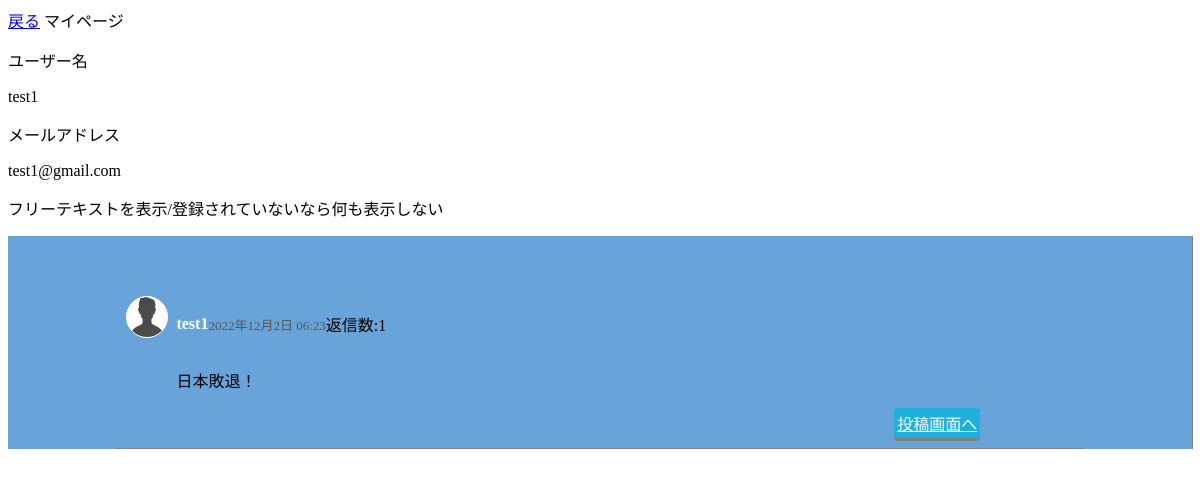
The app's page /mypage.php (signed in) with its own data.
### tables this page shows
CREATE TABLE `user_table` (
  `id` int(11) NOT NULL,
  `username` varchar(15) NOT NULL,
  `email` varchar(128) NOT NULL,
  `pass` varchar(128) NOT NULL,
  `created_at` datetime NOT NULL,
  `updated_at` datetime NOT NULL
);

CREATE TABLE `tweet_table` (
  `id` int(11) NOT NULL,
  `text` varchar(128) NOT NULL,
  `user_id` int(11) NOT NULL,
  `username` varchar(128) NOT NULL,
  `created_at` datetime NOT NULL,
  `updated_at` datetime NOT NULL
);

### mypage.php (the view, shortened to what this page needs)
<?php
require_once('./config.php');
$stmt = $pdo->prepare('SELECT * FROM user_table WHERE id = :id');
$stmt->bindValue(':id', $_SESSION['id']);
$stmt->execute();
$rowUser = $stmt->fetch(PDO::FETCH_ASSOC);
$stmt = $pdo->prepare('SELECT * FROM tweet_table WHERE user_id = :id');
$stmt->bindValue(':id', $_SESSION['id']);
$stmt->execute();
$rowTweet = $stmt->fetchAll(PDO::FETCH_ASSOC);
$htmlElements = '';
foreach ($rowTweet as $v) {
  $sqlReply = 'SELECT * FROM reply_table WHERE tweet_id=:id';
  $stmtReply = $pdo->prepare($sqlReply);
  $stmtReply->bindValue(':id', $v['id'], PDO::PARAM_INT);
  $stmtReply->execute();
  $reply = $stmtReply->fetchAll(PDO::FETCH_ASSOC);
  $replyCount = count($reply);
  $date = date('Y年n月j日 H:i', strtotime($v['created_at']));
  $htmlElements .= "
<div class='item'>
  <img src='./img/人物アイコン.png' alt='画像'>
  <div class='sentence'>
    <div class='who'>
      <p class='username'>{$v['username']}</p>
      <p class='tweetTime'>{$date}</p>
      <p>返信数:{$replyCount}</p>
    </div>
    <p>{$v['text']}</p>
    <a href='./tweet.php?id={$v['id']}'>投稿画面へ</a>
  </div>
</div>
  ";
}
?>
<!DOCTYPE html>
<html lang="ja">
<head>
  <link rel="stylesheet" href="https://cdn.jsdelivr.net/npm/destyle.css@1.0.15/destyle.css" />
  <link rel="stylesheet" href="./css/mypage.css">
</head>
<body>
  <header>
    <a href="./home.php">戻る</a>
    マイページ
  </header>
  <div class="userInfo">
    <p>ユーザー名</p>
    <p><?= $rowUser['username'] ?></p>
    <p>メールアドレス</p>
    <p><?= $rowUser['email'] ?></p>
    <p>フリーテキストを表示/登録されていないなら何も表示しない</p>
  </div>
  <div id="display">
    <?= $htmlElements ?>
  </div>
</body>
</html>

### css/mypage.css (style rules this page uses)
#display { width: 100%; height: 100%; padding-top: 50px; background-color: #68a4d9; border-right: 1px solid gray; display: flex; flex-direction: column; justify-content: center; align-items: center; }
#display .item { display: flex; justify-content: left; width: 80%; padding: 10px; border-bottom: .5px solid gray; }
#display .item .sentence { width: 100%; margin-left: 8px; }
#display .item .who { display: flex; align-items: center; margin-bottom: 5px; }
#display .item .username { color: white; font-weight: bold; }
#display .item .tweetTime { font-size: small; color: rgb(87, 86, 86); }
#display .item img { width: 40px; height: 40px; object-fit: cover; border-radius: 50%; border: 1px solid white; background-color: white; }
#display .item a { background-color: rgb(32, 176, 224); color: white; padding: 3px; border-radius: 4px; box-shadow: 0 3px gray; display: inline-block; margin-left: 80%; }

### records on screen
user_table: username "test1", email "test1@gmail.com"
tweet_table: username "test1", created_at "2022年12月2日 06:23", replyCount "1", text "日本敗退！"
